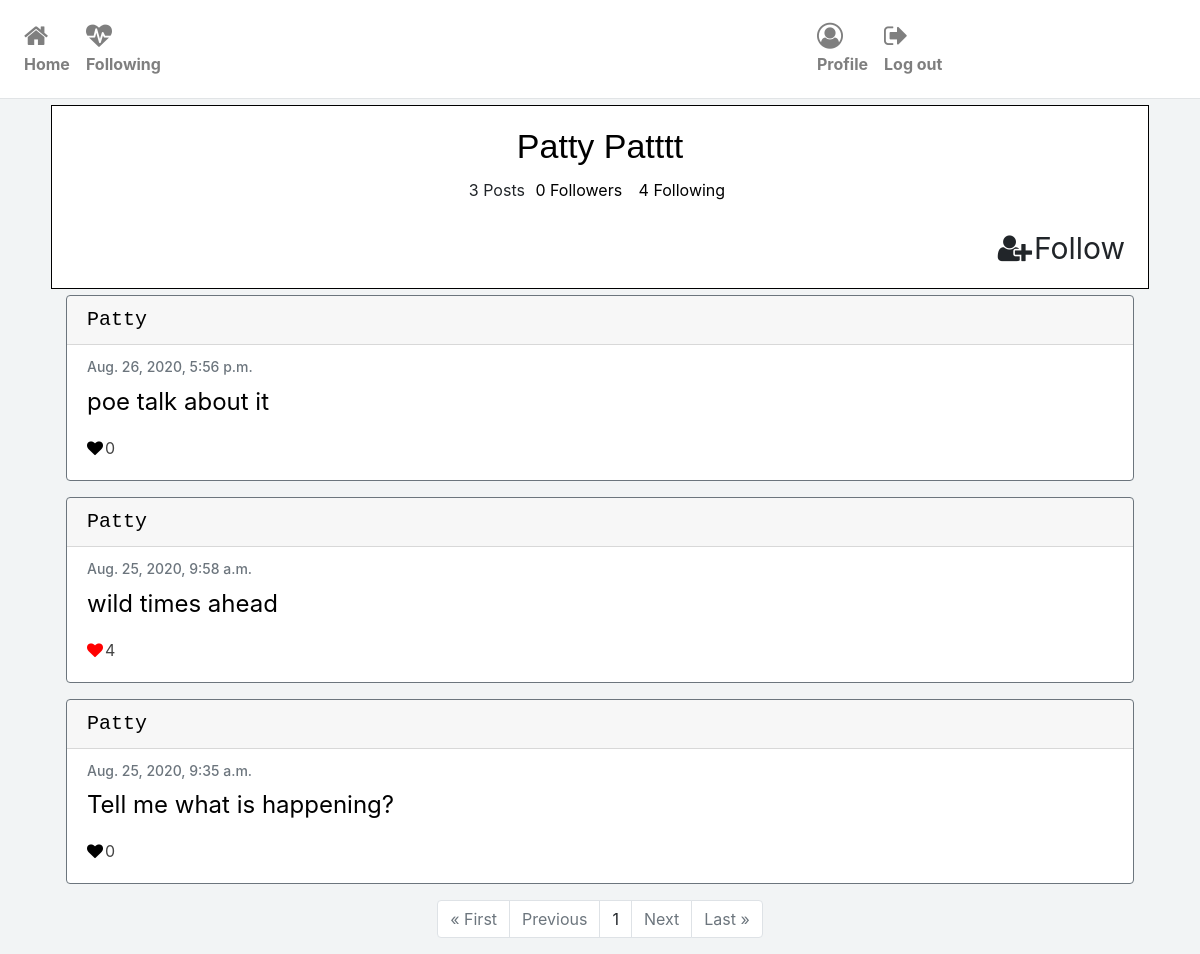
/profile/patty (signed in), run on the app's committed database.
### network/models.py (models this page shows, shortened)
class User(AbstractUser):
    pass

class Post(models.Model):
    content = models.CharField(max_length=255)
    user = models.ForeignKey('User', on_delete=models.CASCADE, related_name='writer')
    date = models.DateTimeField(default=datetime.now())
    liked = models.ManyToManyField('User', default=None, blank=True, related_name='post_likes')

### network/views.py (the view, shortened to what this page needs)
# urls.py: path("profile/<str:username>", views.profile, name="profile"),
def profile(request, username):
    if request.method == 'GET':
        currentuser = request.user
        profileuser = get_object_or_404(User, username=username)
        posts = Post.objects.filter(user=profileuser).order_by('id').reverse()
        follower = Profile.objects.filter(target=profileuser)
        following = Profile.objects.filter(follower=profileuser)
        if request.user.is_anonymous:
            return redirect('login')
        else:
            following_each_other = Profile.objects.filter(follower=currentuser, target=profileuser)
            totalfollower = len(follower)
            totalfollowing = len(following)
            paginator = Paginator(posts, 10)
            page_number = request.GET.get('page')
            page_obj = paginator.get_page(page_number)
            context = {
                'posts': posts.count(),
                'profileuser': profileuser,
                'page_obj': page_obj,
                'follower': follower,
                'totalfollower': totalfollower,
                'following': following,
                'totalfollowing': totalfollowing,
                'followingEachOther': following_each_other
            }
            return render(request, "network/profile.html", context)

### network/templates/network/profile.html (shortened to what this page needs)
{% extends 'network/layout.html' %}
{% load static %}
{% block body %}
<div class="profile">
    {% if profileuser.first_name and profileuser.last_name %}
    <h4 class="details-name">{{profileuser.first_name|title}} {{profileuser.last_name|title}}
    {% else %}
    <h4 class="details-name">{{profileuser.username|title}}</h4>
    {% endif %}
    </h4>
    <p><span class="btn-total-follow">{{posts}} Posts </span>
        <button type="button" class="btn-total-follow follows" data-toggle="modal" data-target="#followers">{{totalfollower}} Followers </button>
        <button type="button" class="btn-total-follow follows" data-toggle="modal" data-target="#following">{{totalfollowing}} Following </button>
    </p>
    {% if user.username != profileuser.username %}
        {% if not followingEachOther %}
        <form class="text-right" method="post" action="{% url 'profile' username=profileuser.username %}">
            <button class="btn-follow btn" type="submit" value="Follow"><i class="fa fa-user-plus"></i>Follow</button>
        </form>
        {% elif followingEachOther %}
        <form class="text-right" method="post" action="{% url 'profile' username=profileuser.username %}">
            {% csrf_token %}
            <button class="btn-follow btn" type="submit" value="Unfollow"><i class="fa fa-user-times"></i>Unfollow</button>
        </form>
        {% endif %}
    {% else %}
    <div class="text-right">
        <a class="btn-config btn" href="{% url 'settings' username=request.user %}"><i class="fa fa-cog"></i>Settings</a>
    </div>
    {% endif %}
</div>
<div class="container">
    {% for post in page_obj %}
    <div class="card border-secondary mb-3">
        <h5 class="card-header"><a href="{% url 'profile' username=post.user %}">{{post.user|title}}</a></h5>
        <div class="card-body text-secondary">
            <h6 class="card-subtitle mb-2 text-muted">{{post.date}}</h6>
            <p class="card-text">{{post.content}}</p>
            {% if user.is_authenticated %}
                {% if request.user == post.user %}
                <button type="button" class="edit" data-toggle="modal" data-target="#edit">Edit</button>
                <button type="button" class="delete" data-toggle="modal" data-target="#delete">Delete</button>
                {% elif request.user in post.liked.all %}
                    <a class="likebutton" href="#" data-catid="{{ post.id }}" id="{{post.id}}" data-total="{{post.liked.all.count}}"  data-value="Unlike" value="submit"><i class="fa fa-heart" id="heart{{post.id}}" style="color:red;"></i><span id="liked{{post.id}}">{{post.liked.all.count}}</span></a>
                    {% else %}
                    <a class="likebutton" href="#" data-catid="{{ post.id }}" id="{{post.id}}" data-total="{{post.liked.all.count}}"  data-value="Like" value="submit"><i class="fa fa-heart" id="heart{{post.id}}" style="color:black;"></i><span id="liked{{post.id}}">{{post.liked.all.count}}</span></a>
                {% endif %}
            {% else %}
                <p>Likes: {{post.liked.all.count}}</p>
            {% endif %}
        </div>
    </div>
    {% endfor %}
</div>
<div class="container">
    <ul class="pagination justify-content-center">
        {% if page_obj.has_previous %}
            <li class="page-item"><a href="?page=1" class="page-link">&laquo; First</a></li>
            <li class="page-item"><a href="?page={{ page_obj.previous_page_number }}" class="page-link">Previous</a></li>
        {% else %}
            <li class="page-item disabled"><a class="page-link">&laquo; First</a></li>
            <li class="page-item disabled"><a class="page-link">Previous</a></li>
        {% endif %}
        {% if page_obj.number %}
        <li class="page-item"><a class="page-link">{{ page_obj.number }}</a></li>
        {% else %}
        <li class="page-item"><a class="page-link">0</a></li>
        {% endif %}
        {% if page_obj.has_next %}
        <li class="page-item"><a href="?page={{ page_obj.next_page_number }}" class="page-link">Next</a></li>
        <li class="page-item"><a href="?page={{ page_obj.paginator.num_pages }}" class="page-link">Last &raquo;</a></li>
        {% else %}
        <li class="page-item disabled"><a class="page-link">Next</a></li>
        <li class="page-item disabled"><a class="page-link">Last &raquo;</a></li>
        {% endif %}
    </ul>
</div>
{% endblock %}

### network/static/network/styles.css (style rules this page uses)
body { background-color: #f2f4f5; }
i { margin-right: 2px; }
@media only screen and (min-width: 600px) { .card { width:auto; margin:6px; } }
@media only screen and (min-width: 600px) { .likebutton ,.edit, .delete { font-size: 32px; color:#454545; } }
@media only screen and (min-width: 600px) { .card-header { font-size:46px; font-family: monospace; } }
@media only screen and (min-width: 600px) { .card-subtitle { font-size:28px; } }
@media only screen and (min-width: 600px) { .card-text { font-size:34px; color:black; } }
@media only screen and (min-width: 600px) { .page-item { font-size: 36px; } }
@media only screen and (min-width: 600px) { .details-name { font-size: 54px; margin:10px; color: black; font-family: 'Gill Sans', 'Gill Sans MT', Calibri, 'Trebuchet MS', sans-serif; } }
@media only screen and (min-width: 600px) { .btn-follow { font-size: 56px; } }
@media only screen and (min-width: 600px) { .btn-total-follow { font-size: 38px; background-color: transparent; border: none; } }
@media only screen and (min-width: 600px) { a { color: black; } }
@media only screen and (min-width: 600px) { .profile { border: 1px solid black; padding: 10px; background-color: white; margin: 6px; text-align: center; } }
@media only screen and (min-width: 1025px) { .card { width:auto; margin:6px; } }
@media only screen and (min-width: 1025px) { .likebutton ,.edit, .delete { font-size: 16px; color:#454545; } }
@media only screen and (min-width: 1025px) { .card-header { font-size:20px; font-family: monospace; } }
@media only screen and (min-width: 1025px) { .card-subtitle { font-size:14px; } }
@media only screen and (min-width: 1025px) { .card-text { font-size:24px; color:black; } }
@media only screen and (min-width: 1025px) { .page-item { font-size: 16px; } }
@media only screen and (min-width: 1025px) { .btn-follow { font-size: 30px; } }
@media only screen and (min-width: 1025px) { .btn-total-follow { font-size: 16px; background-color: transparent; border: none; } }
@media only screen and (min-width: 1025px) { a { color: black; } }
@media only screen and (min-width: 1025px) { .details-name { font-size: 34px; margin:10px; color: black; font-family: 'Gill Sans', 'Gill Sans MT', Calibri, 'Trebuchet MS', sans-serif; } }
@media only screen and (min-width: 1025px) { .profile { border: 1px solid black; padding: 10px; background-color: white; margin: 6px; text-align: center; } }

### data on the page
User: first_name "Patty", last_name "Patttt"
Post: user "Patty", date "Aug. 26, 2020, 5:56 p.m.", content "poe talk about it", liked.all.count "0"
Post: user "Patty", date "Aug. 25, 2020, 9:58 a.m.", content "wild times ahead", liked.all.count "4"
Post: user "Patty", date "Aug. 25, 2020, 9:35 a.m.", content "Tell me what is happening?", liked.all.count "0"

### other printed values
{{ posts }} "3"
{{ totalfollower }} "0"
{{ totalfollowing }} "4"
{{ page_obj.number }} "1"
